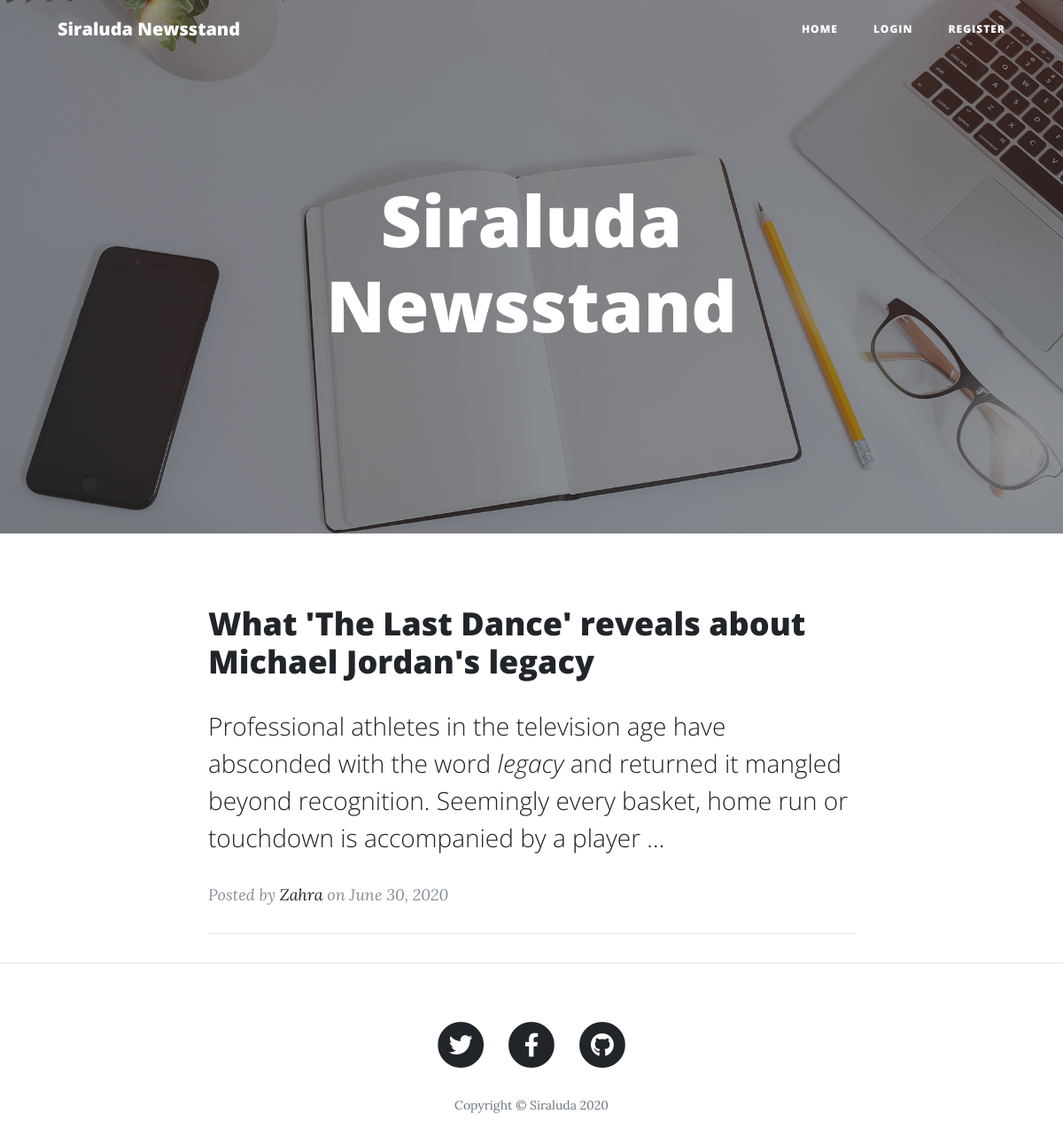
/post/author/zeebaba/, run on an earlier commit of the app's database.
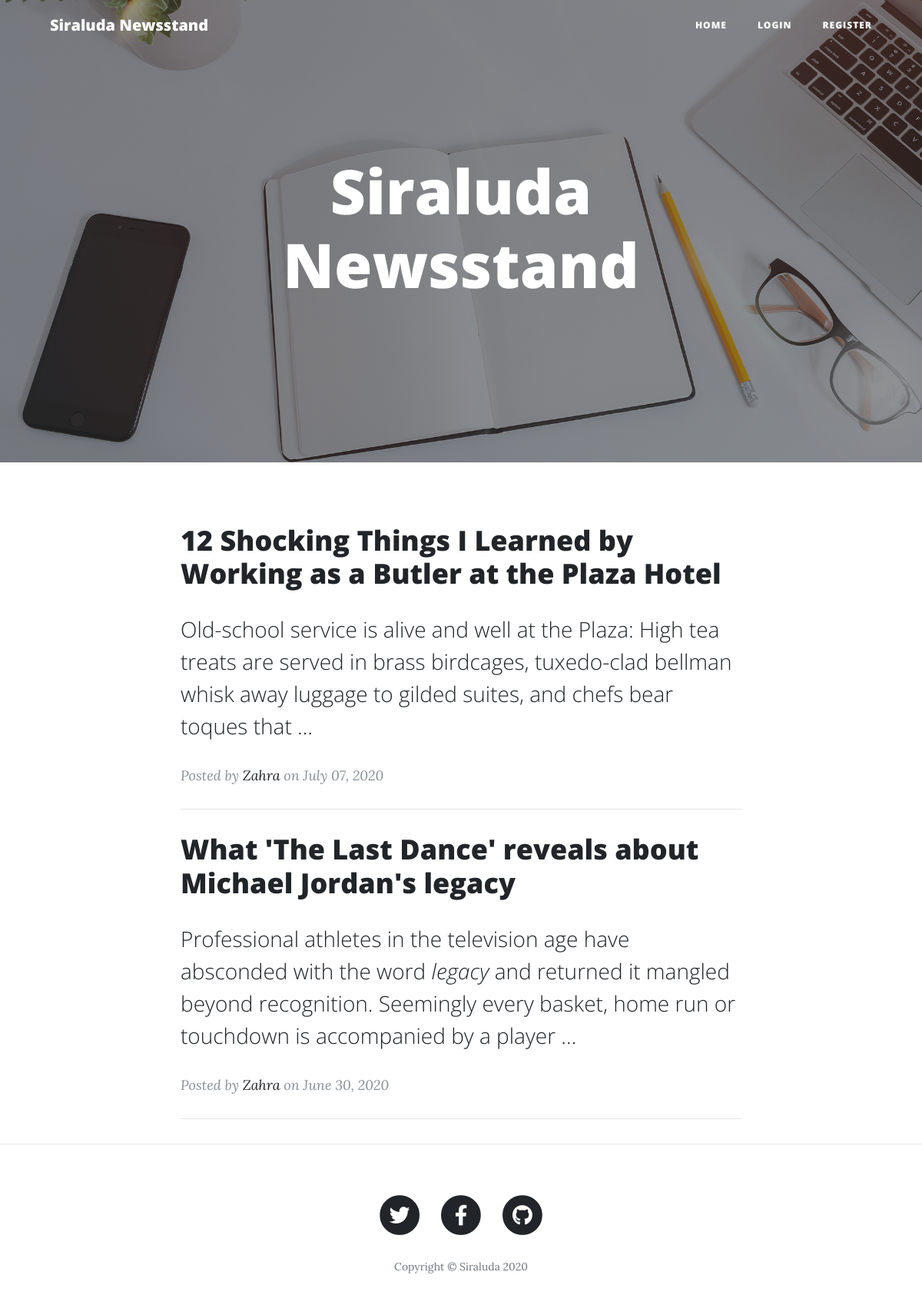
And on a later commit of the database.
### myblog/models.py (models this page shows, shortened)
class Post(models.Model):
    title = models.CharField(max_length=200)
    body = SummernoteTextField()
    image = models.ImageField(default='default.jpg', upload_to='blog_pics')
    date_published = models.DateTimeField(auto_now_add=True)
    author = models.ForeignKey(User, on_delete=models.CASCADE)

### myblog/views.py (the view)
# urls.py: path('post/author/<str:username>/', views.AuthorPostsView.as_view(), name='author-posts-view'),
class AuthorPostsView(ListView):
    context_object_name = 'post_list'
    paginate_by = 5
    def get_queryset(self):
        user = get_object_or_404(User, username=self.kwargs.get('username'))
        return Post.objects.filter(date_published__lte=timezone.now(), author=user).order_by('-date_published')[:10]

### myblog/templates/myblog/post_list.html (shortened to what this page needs)
{% extends 'myblog/base.html' %}
{% block content %}
  <header class="masthead" style="background-image: url('../../static/myblog/img/home-bg.jpg')">
    <div class="overlay"></div>
    <div class="container">
      <div class="row">
        <div class="col-lg-8 col-md-10 mx-auto">
          <div class="site-heading">
            <h1>Siraluda Newsstand</h1>
          </div>
        </div>
      </div>
    </div>
  </header>
  <div class="container">
    <div class="row">
      <div class="col-lg-8 col-md-10 mx-auto">
        {% if post_list %}
        {% for post_item in post_list %}
        <div class="post-preview">
          <a href="{% url 'blog:post-view' post_item.id %}">
            <h2 class="post-title">
              {{ post_item.title|safe }}
            </h2>
            <h3 class="post-subtitle">
              {{ post_item.body|truncatewords:30|safe }}
            </h3>
          </a>
          <p class="post-meta">Posted by
            <a href="#">{{ post_item.author.first_name }}</a>
            on {{ post_item.date_published|date:'F d, Y'}}</p>
        </div>
        <hr>
        {% endfor %}
        {% endif %}
      </div>
    </div>
  </div>
  {% endblock content %}

What changed in the data, as far as the page shows it:
added Post: title "12 Shocking Things I Learned by Working as a Butler at the Plaza Hotel", body "Old-school service is alive and well at the Plaza: High tea treats are served in brass birdcages, tuxedo-clad bellman whisk away luggage to gilded suites, and chefs bear toques that …", author.first_name "Zahra", date_published "July 07, 2020"
